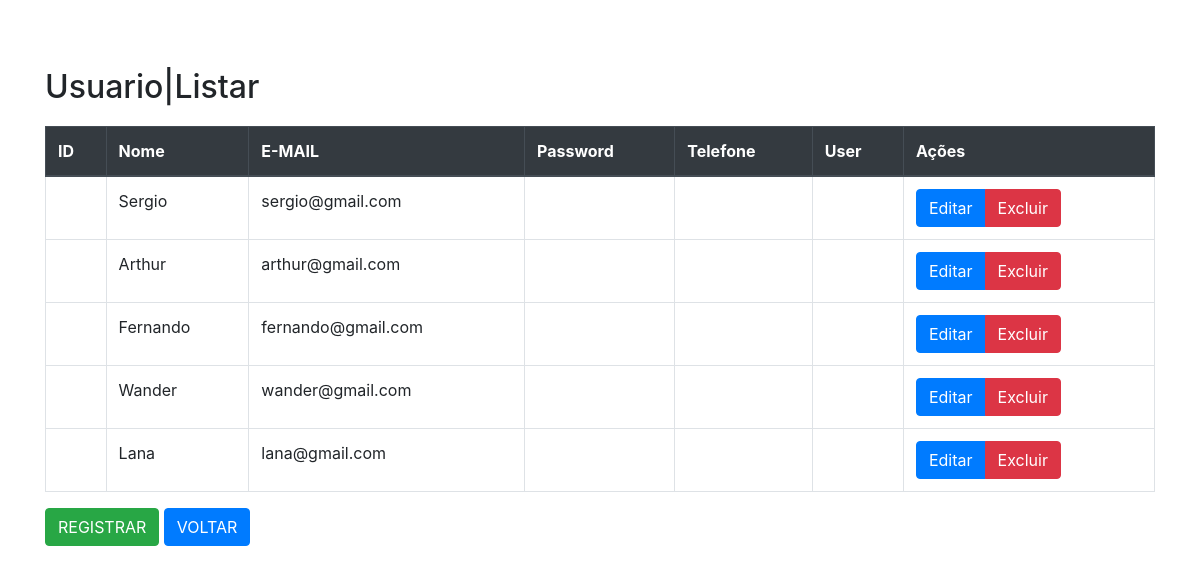
Screenshot of /projeto_metalink_cripto/listar_usuario.php with the database file from the repository.
### tables this page shows
CREATE TABLE `usuario` (
  `idCliente` int(11) NOT NULL,
  `nome` varchar(140) NOT NULL,
  `email` varchar(45) NOT NULL,
  `senha` varchar(16) NOT NULL
);

### projeto_metalink_cripto/listar_usuario.php (the view, shortened to what this page needs)
<?php
    $conexao = mysqli_connect("127.0.0.1", "root", "", "metalink");
    $sql = "SELECT * FROM usuario";
    $resultado = mysqli_query($conexao, $sql);
?>
<!DOCTYPE html>
<html lang="pt-br">
<head>
    <link rel="stylesheet" href="https://stackpath.bootstrapcdn.com/bootstrap/4.5.2/css/bootstrap.min.css">
</head>
<body>
    <div class="container">
        <h2 class="mt-5">Usuario|Listar</h2>
        <table class="table table-bordered">
            <thead class="thead-dark">
                <tr>
                    <th>ID</th>
                    <th>Nome</th>
                    <th>E-MAIL</th>
                    <th>Password</th>
                    <th>Telefone</th>
                    <th>User</th>
                    <th>Ações</th>
                </tr>
            </thead>
            <tbody>
                <?php
                    $resultados = [];
                    while ($row = mysqli_fetch_assoc($resultado)) {
                        $resultados[] = $row;
                    }
                    foreach ($resultados as $resultado) :
                ?>
                    <tr>
                        <td><?php echo $resultado['idusuario']; ?></td>
                        <td><?php echo $resultado['nome']; ?></td>
                        <td><?php echo $resultado['email']; ?></td>
                        <td><?php echo $resultado['password']; ?></td>
                        <td><?php echo $resultado['telefone']; ?></td>
                        <td><?php echo $resultado['user']; ?></td>
                        <td>
                            <div class="btn-group" role="group" aria-label="Ações">
                                <a href="editar.php?id=<?php echo $resultado['idusuario']; ?>" class="btn btn-primary">Editar</a>
                                <a href="excluir.php?id=<?php echo $resultado['idusuario']; ?>" class="btn btn-danger">Excluir</a>
                            </div>
                        </td>
                    </tr>
                <?php endforeach; ?>
            </tbody>
        </table>
        <div class="mt-3">
            <a href="registro.php" class="btn btn-success">REGISTRAR</a>
            <a href="inicio.php" class="btn btn-primary">VOLTAR</a>
        </div>
    </div>
</body>
</html>

### projeto_metalink_cripto/listar_usuario.php (style rules this page uses)
body { padding: 20px; }
h2 { margin-bottom: 20px; }

### rows the page displays
usuario: nome "Sergio", email "sergio@gmail.com"
usuario: nome "Arthur", email "arthur@gmail.com"
usuario: nome "Fernando", email "fernando@gmail.com"
usuario: nome "Wander", email "wander@gmail.com"
usuario: nome "Lana", email "lana@gmail.com"
